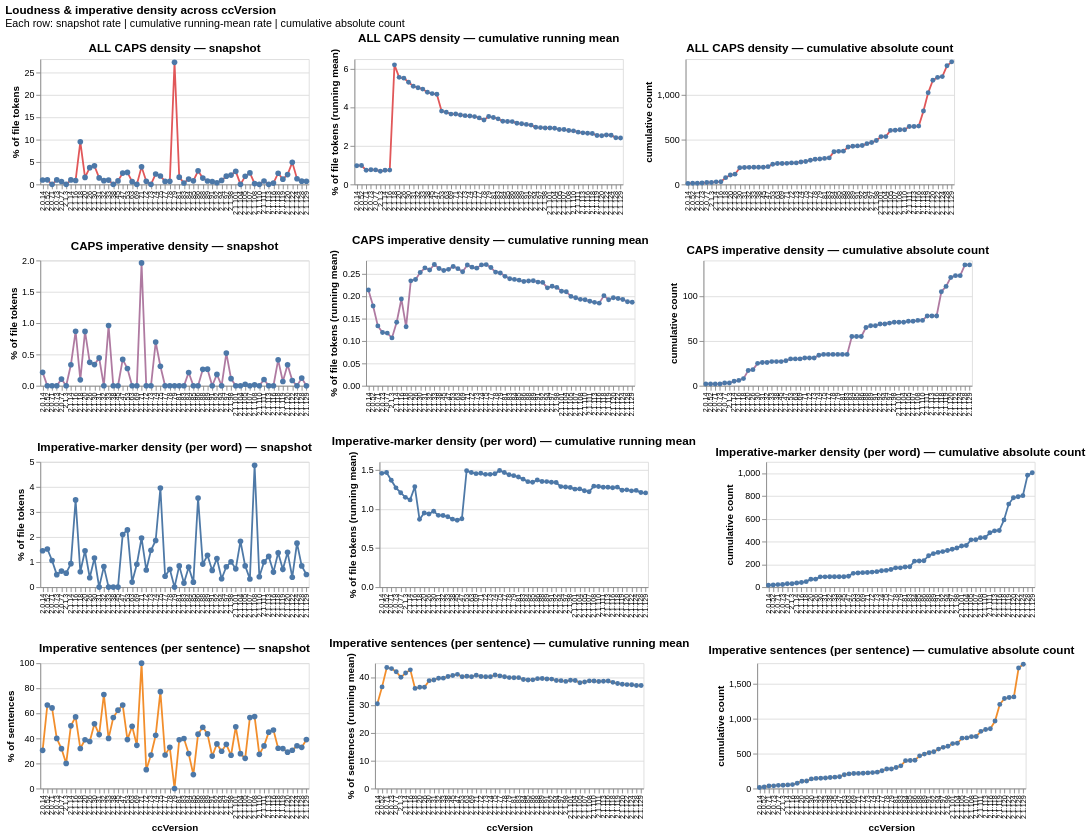

The cell this chart's notebook holds for it:
### Markdown cell above
### Loudness & imperative density across ccVersion

Four metrics (ALL CAPS density, CAPS-imperative density, imperative-marker density per word, imperative-sentence share) shown three ways across `ccVersion` (snapshot / cumulative running mean / cumulative absolute count — defined in cell `[2]`). Each row reads horizontally for one metric; y-axes are independent so each panel keeps its own scale.

### Code cell
"""Loudness & imperative-density: snapshot % | cumulative-mean % | cumulative absolute count.

Three views per metric, four metrics — twelve panels arranged in a 4×3 grid that
reads horizontally per metric.  The cumulative-absolute column is the new view:
it sums the underlying counts across all files with ccVersion ≤ V, so a flat
percentage with a steeply rising absolute means the feature is becoming more
prevalent in absolute terms even if the per-file rate is steady.
"""

from prompt_analysis import cumulative_by_version

# (pct_col, count_col, label, unit, color)
LOUDNESS_METRICS = [
    ("all_caps_pct",        "all_caps_count",        "ALL CAPS density",
     "% of file tokens", "#e15759"),
    ("caps_imp_pct",        "caps_imp_count",        "CAPS imperative density",
     "% of file tokens", "#af7aa1"),
    ("mood_marker_pct",     "mood_marker_count",     "Imperative-marker density (per word)",
     "% of file tokens", "#4e79a7"),
    ("imperative_sent_pct", "imperative_sent_count", "Imperative sentences (per sentence)",
     "% of sentences",   "#f28e2c"),
]

df_ver = alt_df[alt_df["ccVersion"] != ""].copy()

# Snapshot per ccVersion: simple mean of per-file rate
snap_frames = []
for pct_col, _count_col, label, unit, _color in LOUDNESS_METRICS:
    g = (
        df_ver.groupby(["ccVersion", "ccVersion_sort"])[pct_col]
        .mean().reset_index().rename(columns={pct_col: "value"})
    )
    g["metric"] = label
    g["unit"] = unit
    snap_frames.append(g)
snap_df = pd.concat(snap_frames, ignore_index=True)

# Cumulative running mean of the per-file rate
pct_cols = [m[0] for m in LOUDNESS_METRICS]
cum_mean_df = cumulative_by_version(df_ver, pct_cols, agg="mean")
pct_to_label = {m[0]: m[2] for m in LOUDNESS_METRICS}
cum_mean_df["label"] = cum_mean_df["metric"].map(pct_to_label)

# Cumulative absolute count: running sum of the count column
count_cols = [m[1] for m in LOUDNESS_METRICS]
cum_abs_df = cumulative_by_version(df_ver, count_cols, agg="sum")
count_to_label = {m[1]: m[2] for m in LOUDNESS_METRICS}
cum_abs_df["label"] = cum_abs_df["metric"].map(count_to_label)


def _snap_panel(label, unit, color, show_x):
    return (
        alt.Chart(snap_df[snap_df["metric"] == label])
        .mark_line(point=alt.OverlayMarkDef(filled=True, size=40),
                   strokeWidth=2.0, color=color)
        .encode(
            x=alt.X("ccVersion:N", sort=version_order,
                    title="ccVersion" if show_x else None,
                    axis=alt.Axis(labelAngle=-90, labelLimit=60,
                                   labelOverlap=False, labelFontSize=8)),
            y=alt.Y("value:Q", title=unit),
            tooltip=[alt.Tooltip("ccVersion:N"),
                     alt.Tooltip("value:Q", format=".3f", title="snapshot mean"),
                     alt.Tooltip("unit:N")],
        )
        .properties(width=300, height=140,
                    title=f"{label} — snapshot")
    )


def _cum_mean_panel(pct_col, label, unit, color, show_x):
    return (
        alt.Chart(cum_mean_df[cum_mean_df["metric"] == pct_col])
        .mark_line(point=alt.OverlayMarkDef(filled=True, size=30),
                   strokeWidth=2.0, color=color)
        .encode(
            x=alt.X("ccVersion:N", sort=version_order,
                    title="ccVersion" if show_x else None,
                    axis=alt.Axis(labelAngle=-90, labelLimit=60,
                                   labelOverlap=False, labelFontSize=8)),
            y=alt.Y("value:Q", title=f"{unit} (running mean)"),
            tooltip=[alt.Tooltip("ccVersion:N"),
                     alt.Tooltip("value:Q", format=".3f", title="running mean"),
                     alt.Tooltip("n_files_so_far:Q", title="files ≤ V")],
        )
        .properties(width=300, height=140,
                    title=f"{label} — cumulative running mean")
    )


def _cum_abs_panel(count_col, label, color, show_x):
    return (
        alt.Chart(cum_abs_df[cum_abs_df["metric"] == count_col])
        .mark_line(point=alt.OverlayMarkDef(filled=True, size=30),
                   strokeWidth=2.0, color=color)
        .encode(
            x=alt.X("ccVersion:N", sort=version_order,
                    title="ccVersion" if show_x else None,
                    axis=alt.Axis(labelAngle=-90, labelLimit=60,
                                   labelOverlap=False, labelFontSize=8)),
            y=alt.Y("value:Q", title="cumulative count"),
            tooltip=[alt.Tooltip("ccVersion:N"),
                     alt.Tooltip("value:Q", format=",.0f", title="cumulative count"),
                     alt.Tooltip("n_files_so_far:Q", title="files ≤ V")],
        )
        .properties(width=300, height=140,
                    title=f"{label} — cumulative absolute count")
    )


rows = []
last = len(LOUDNESS_METRICS) - 1
for i, (pct_col, count_col, label, unit, color) in enumerate(LOUDNESS_METRICS):
    show_x = (i == last)
    row = alt.hconcat(
        _snap_panel(label, unit, color, show_x),
        _cum_mean_panel(pct_col, label, unit, color, show_x),
        _cum_abs_panel(count_col, label, color, show_x),
    ).resolve_scale(y="independent")
    rows.append(row)

alt.vconcat(*rows).resolve_scale(y="independent").properties(
    title=alt.TitleParams(
        "Loudness & imperative density across ccVersion",
        subtitle=["Each row: snapshot rate | cumulative running-mean rate | cumulative absolute count"],
        anchor="start",
    )
)
